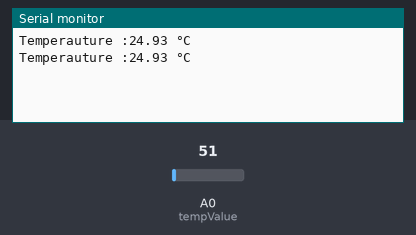
Simulated run of this sketch. Board: Arduino Uno, built with avr-gcc and run on an emulated ATmega328P. Shown: the last lines printed to the serial monitor. The inputs (shaded band) are chosen by the test bench; at power-on: A0 (tempValue) = 51.

Above: at 1.8 s.
1.9 s: A0 (tempValue) set to 61
At 2.5 s:
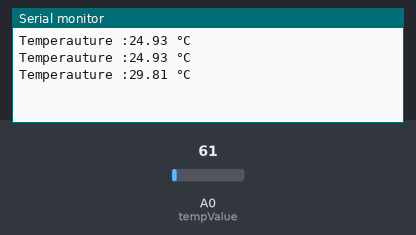
3.4 s: A0 (tempValue) set to 71
At 4.8 s:
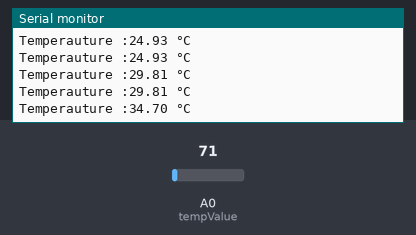
Timing chart, 0 to 6.4 s (numbered marks = the images above; inputs shaded):
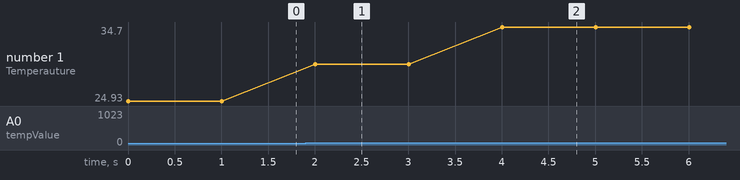

Measured:
- after the input at 1.9 s, the serial monitor: prints a new line after 0.10 s (image 1)
- after the input at 3.4 s, the serial monitor: prints a new line after 0.60 s (image 2)
- plotted number 1: 24.93 → 29.81 after the input at 1.9 s, 29.81 → 34.7 after the input at 3.4 s

The sketch:

temperature_sensor1.ino
```cpp
const int tempValue = A0;
void setup()
{
  Serial.begin(9600);
}

void loop()
{
  int temp = analogRead(tempValue);
  float voltage = temp*(5.0/1023.0);
  float temperature = voltage*100.0;
  Serial.print("Temperauture :");
  Serial.print(temperature);
  Serial.println(" °C");
  delay(1000);
}
```
